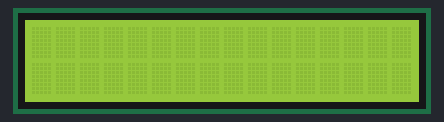
The sketch below on a simulated Arduino Uno, built with avr-gcc and run on an emulated ATmega328P. On the bench: 16×2 character LCD.

Above: at 0.1 s.
At 0.6 s:
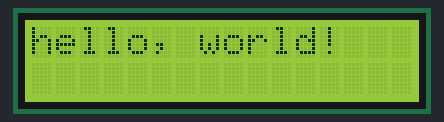

The sketch:

LCD_Display.ino
```cpp
#include <LiquidCrystal.h>

LiquidCrystal lcd(12, 11, 5,4,3,2);

void setup() {
  // put your setup code here, to run once:
  lcd.begin(16,2);
  lcd.print( "hello, world!");
}

void loop() {
  lcd.noDisplay();
  delay(500);
  lcd.display();
  delay(500);
}
```

Measured:
- what the display in image 1 shows lasts 0.5 s, from 0.6 s to 1.1 s
